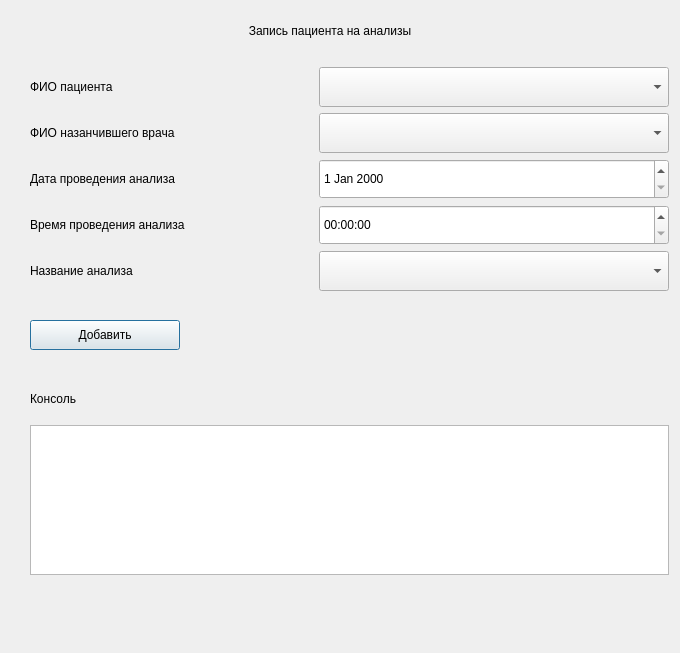
<?xml version="1.0" encoding="UTF-8"?>
<ui version="4.0">
 <class>recordforsurgery</class>
 <widget class="QDialog" name="recordforsurgery">
  <property name="geometry">
   <rect>
    <x>0</x>
    <y>0</y>
    <width>680</width>
    <height>653</height>
   </rect>
  </property>
  <property name="windowTitle">
   <string>Dialog</string>
  </property>
  <widget class="QLabel" name="lbStartTime_5">
   <property name="geometry">
    <rect>
     <x>30</x>
     <y>67</y>
     <width>283</width>
     <height>40</height>
    </rect>
   </property>
   <property name="minimumSize">
    <size>
     <width>250</width>
     <height>40</height>
    </size>
   </property>
   <property name="maximumSize">
    <size>
     <width>300</width>
     <height>16777215</height>
    </size>
   </property>
   <property name="text">
    <string>ФИО пациента</string>
   </property>
  </widget>
  <widget class="QTimeEdit" name="teTime">
   <property name="geometry">
    <rect>
     <x>319</x>
     <y>205</y>
     <width>350</width>
     <height>40</height>
    </rect>
   </property>
   <property name="minimumSize">
    <size>
     <width>350</width>
     <height>40</height>
    </size>
   </property>
   <property name="maximumSize">
    <size>
     <width>350</width>
     <height>16777215</height>
    </size>
   </property>
  </widget>
  <widget class="QLabel" name="lbStartTime_6">
   <property name="geometry">
    <rect>
     <x>30</x>
     <y>113</y>
     <width>283</width>
     <height>40</height>
    </rect>
   </property>
   <property name="minimumSize">
    <size>
     <width>250</width>
     <height>40</height>
    </size>
   </property>
   <property name="maximumSize">
    <size>
     <width>300</width>
     <height>16777215</height>
    </size>
   </property>
   <property name="text">
    <string>ФИО назанчившего врача</string>
   </property>
  </widget>
  <widget class="QLabel" name="lbStartTime_7">
   <property name="geometry">
    <rect>
     <x>30</x>
     <y>251</y>
     <width>283</width>
     <height>40</height>
    </rect>
   </property>
   <property name="minimumSize">
    <size>
     <width>250</width>
     <height>40</height>
    </size>
   </property>
   <property name="maximumSize">
    <size>
     <width>300</width>
     <height>16777215</height>
    </size>
   </property>
   <property name="text">
    <string>Название анализа</string>
   </property>
  </widget>
  <widget class="QLabel" name="lbStartTime_8">
   <property name="geometry">
    <rect>
     <x>30</x>
     <y>1</y>
     <width>600</width>
     <height>60</height>
    </rect>
   </property>
   <property name="minimumSize">
    <size>
     <width>500</width>
     <height>60</height>
    </size>
   </property>
   <property name="maximumSize">
    <size>
     <width>600</width>
     <height>60</height>
    </size>
   </property>
   <property name="text">
    <string>Запись пациента на анализы</string>
   </property>
   <property name="alignment">
    <set>Qt::AlignCenter</set>
   </property>
  </widget>
  <widget class="QLabel" name="lbStartTime_9">
   <property name="geometry">
    <rect>
     <x>30</x>
     <y>379</y>
     <width>250</width>
     <height>40</height>
    </rect>
   </property>
   <property name="minimumSize">
    <size>
     <width>250</width>
     <height>40</height>
    </size>
   </property>
   <property name="maximumSize">
    <size>
     <width>300</width>
     <height>16777215</height>
    </size>
   </property>
   <property name="text">
    <string>Консоль</string>
   </property>
  </widget>
  <widget class="QDateEdit" name="deDate">
   <property name="geometry">
    <rect>
     <x>319</x>
     <y>159</y>
     <width>350</width>
     <height>40</height>
    </rect>
   </property>
   <property name="minimumSize">
    <size>
     <width>350</width>
     <height>40</height>
    </size>
   </property>
   <property name="maximumSize">
    <size>
     <width>350</width>
     <height>16777215</height>
    </size>
   </property>
  </widget>
  <widget class="QLabel" name="lbStartTime_4">
   <property name="geometry">
    <rect>
     <x>30</x>
     <y>159</y>
     <width>283</width>
     <height>40</height>
    </rect>
   </property>
   <property name="minimumSize">
    <size>
     <width>250</width>
     <height>40</height>
    </size>
   </property>
   <property name="maximumSize">
    <size>
     <width>300</width>
     <height>16777215</height>
    </size>
   </property>
   <property name="text">
    <string>Дата проведения анализа </string>
   </property>
  </widget>
  <widget class="QComboBox" name="cbPatient">
   <property name="geometry">
    <rect>
     <x>319</x>
     <y>67</y>
     <width>350</width>
     <height>40</height>
    </rect>
   </property>
   <property name="minimumSize">
    <size>
     <width>350</width>
     <height>40</height>
    </size>
   </property>
   <property name="maximumSize">
    <size>
     <width>350</width>
     <height>16777215</height>
    </size>
   </property>
  </widget>
  <widget class="QComboBox" name="cbAnalysis">
   <property name="geometry">
    <rect>
     <x>319</x>
     <y>251</y>
     <width>350</width>
     <height>40</height>
    </rect>
   </property>
   <property name="minimumSize">
    <size>
     <width>350</width>
     <height>40</height>
    </size>
   </property>
   <property name="maximumSize">
    <size>
     <width>350</width>
     <height>16777215</height>
    </size>
   </property>
  </widget>
  <widget class="QLabel" name="lbStartTime_3">
   <property name="geometry">
    <rect>
     <x>30</x>
     <y>205</y>
     <width>283</width>
     <height>40</height>
    </rect>
   </property>
   <property name="minimumSize">
    <size>
     <width>250</width>
     <height>40</height>
    </size>
   </property>
   <property name="maximumSize">
    <size>
     <width>300</width>
     <height>16777215</height>
    </size>
   </property>
   <property name="text">
    <string>Время проведения анализа </string>
   </property>
  </widget>
  <widget class="QTextEdit" name="teResult">
   <property name="geometry">
    <rect>
     <x>30</x>
     <y>425</y>
     <width>639</width>
     <height>150</height>
    </rect>
   </property>
   <property name="minimumSize">
    <size>
     <width>0</width>
     <height>150</height>
    </size>
   </property>
   <property name="maximumSize">
    <size>
     <width>16777215</width>
     <height>150</height>
    </size>
   </property>
   <property name="readOnly">
    <bool>true</bool>
   </property>
  </widget>
  <widget class="QComboBox" name="cbDoctor">
   <property name="geometry">
    <rect>
     <x>319</x>
     <y>113</y>
     <width>350</width>
     <height>40</height>
    </rect>
   </property>
   <property name="minimumSize">
    <size>
     <width>350</width>
     <height>40</height>
    </size>
   </property>
   <property name="maximumSize">
    <size>
     <width>350</width>
     <height>16777215</height>
    </size>
   </property>
  </widget>
  <widget class="QPushButton" name="btnAdd">
   <property name="geometry">
    <rect>
     <x>30</x>
     <y>320</y>
     <width>150</width>
     <height>30</height>
    </rect>
   </property>
   <property name="minimumSize">
    <size>
     <width>150</width>
     <height>30</height>
    </size>
   </property>
   <property name="maximumSize">
    <size>
     <width>30</width>
     <height>16777215</height>
    </size>
   </property>
   <property name="text">
    <string>Добавить</string>
   </property>
  </widget>
 </widget>
 <resources/>
 <connections/>
</ui>
